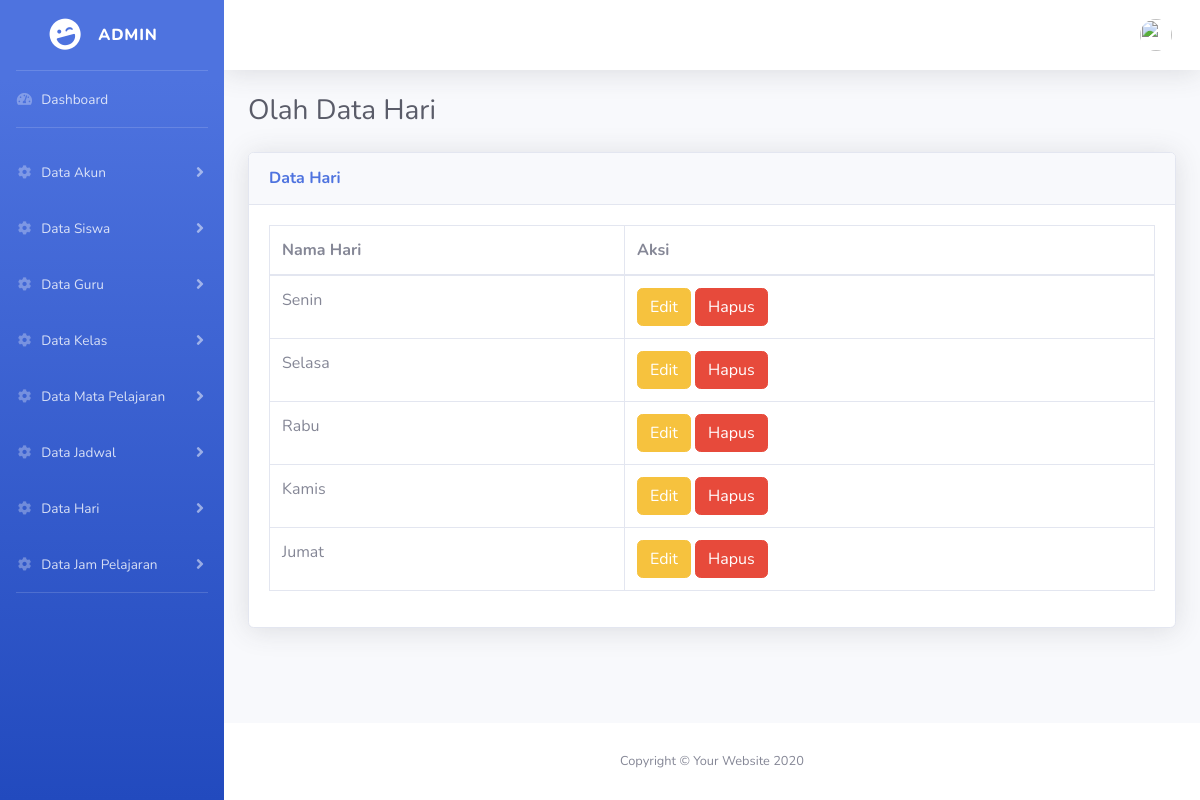
Page /admin/data_hari.php (signed in) on the committed database.
### tables this page shows
CREATE TABLE `hari` (
  `id_hari` int(11) NOT NULL,
  `hari` varchar(6) NOT NULL
);

### admin/data_hari.php (the view, shortened to what this page needs)
<?php include 'header.php'; ?>
<!DOCTYPE html>
<html lang="en">
<head>
  <link href="../vendor/fontawesome-free/css/all.min.css" rel="stylesheet" type="text/css">
  <link href="../css/sb-admin-2.min.css" rel="stylesheet">
</head>
<body id="page-top">
  <div id="wrapper">
    <div id="content-wrapper" class="d-flex flex-column">
      <div id="content">
        <div class="container-fluid">
          <h1 class="h3 mb-4 text-gray-800">Olah Data Hari</h1>
          <?php
            $sql="SELECT * FROM hari";
            $res=mysqli_query($link,$sql);
            $ketemu=mysqli_num_rows($res);
          ?>
          <div class="card shadow mb-4">
            <div class="card-header py-3">
              <h6 class="m-0 font-weight-bold text-primary">Data Hari</h6>
            </div>
            <div class="card-body">
              <div class="table-responsive">
                <table class="table table-bordered" id="dataTable" width="100%" cellspacing="0">
                  <thead>
                    <tr>
                      <th>Nama Hari</th>
                      <th>Aksi</th>
                    </tr>
                  </thead>
                  <tbody>
                    <?php
                      if($ketemu){
                        foreach($res as $data){
                          ?>
                            <tr>
                              <td><?php echo "$data[hari]"; ?></td>
                              <td><?php echo "<a class='btn btn-warning' href='edit_hari.php?id=$data[id_hari]'>Edit</a> ";
                                   echo "<a class='btn btn-danger' href='hapus_hari.php?id=$data[id_hari]'>Hapus</a>"; ?></td>
                            </tr>
                          <?php
                        }
                      }else{?>
                        <tr><td colspan="2"><center>Tidak ada data.</td><center></tr><?php
                      }
                    ?>
                  </tbody>
                </table>
              </div>
            </div>
          </div>
        </div>
      </div>
    </div>
  </div>
</body>
</html>

### rows in the picture
hari: hari "Senin"
hari: hari "Selasa"
hari: hari "Rabu"
hari: hari "Kamis"
hari: hari "Jumat"
